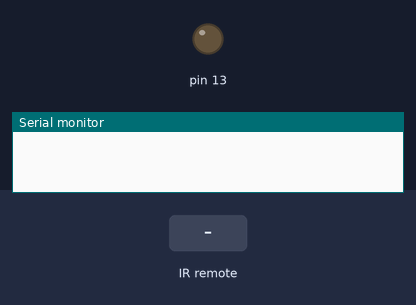
This sketch was run on a simulated Arduino Uno, built with avr-gcc and run on an emulated ATmega328P. On the bench: output pins drawn as LEDs (lit = HIGH), the last lines printed to the serial monitor. The test bench sets the inputs (shaded band).

Above: at 1.2 s.
1.3 s: infrared code 0x77E1D090 received
At 1.7 s:
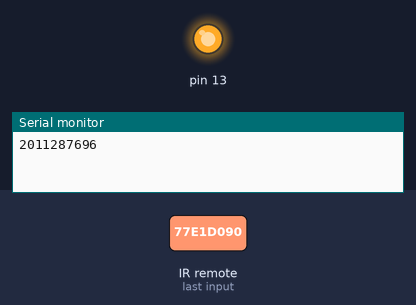
Timing chart, 0 to 4.3 s (numbered marks = the images above; inputs shaded):
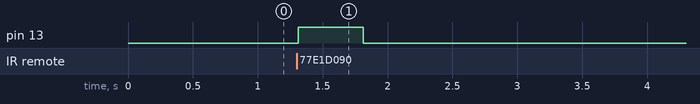

The sketch:

IR_command_basis.ino
```cpp
#include <IRremote.h>


int IRpin = 8;
IRrecv irrecv(IRpin);
decode_results results;


void setup()
{
  Serial.begin(9600);
  irrecv.enableIRIn();
  pinMode(13,OUTPUT);

}


void loop()

{
  if (irrecv.decode(&results))
    {
     Serial.println(results.value);
      delay(10);
      if(results.value==2011287696
)
      digitalWrite(13,HIGH);
      delay(500);
      digitalWrite(13,LOW);
     irrecv.resume();
    }
}
```

Measured:
- after the input at 1.3 s, pin 13: LOW → HIGH at once, → LOW 0.50 s later
